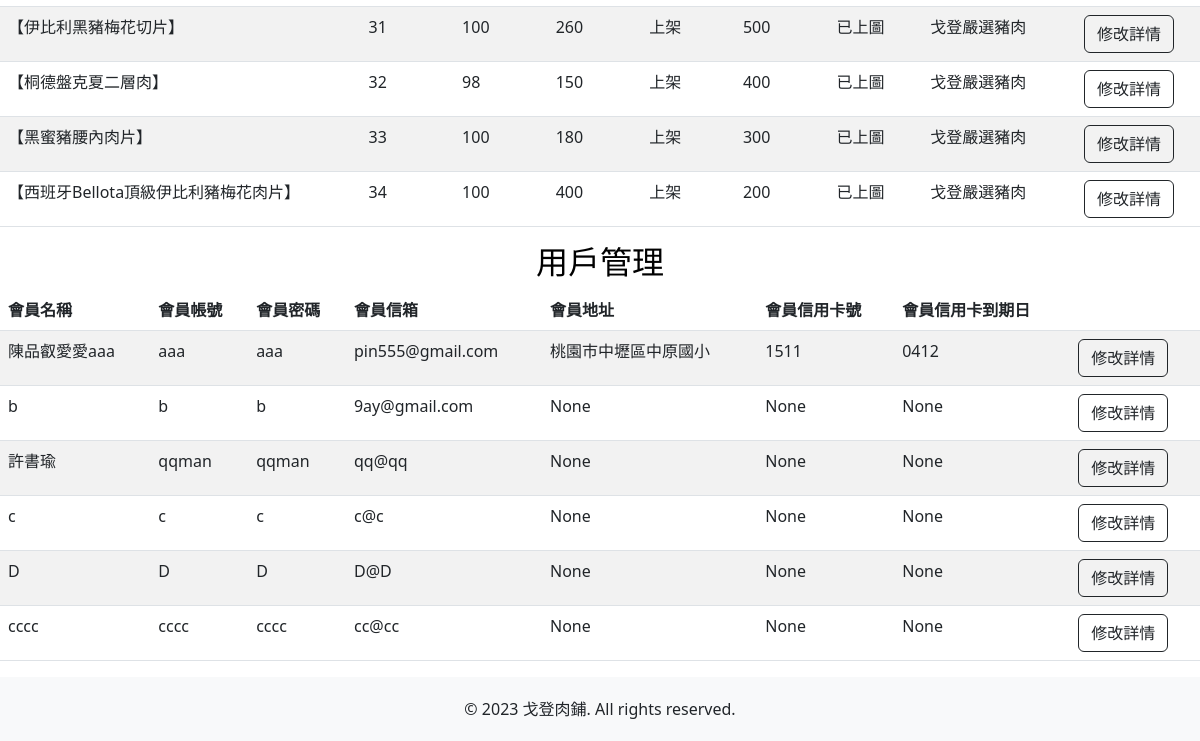
The app's page /dashboard/ (lower part), older data.
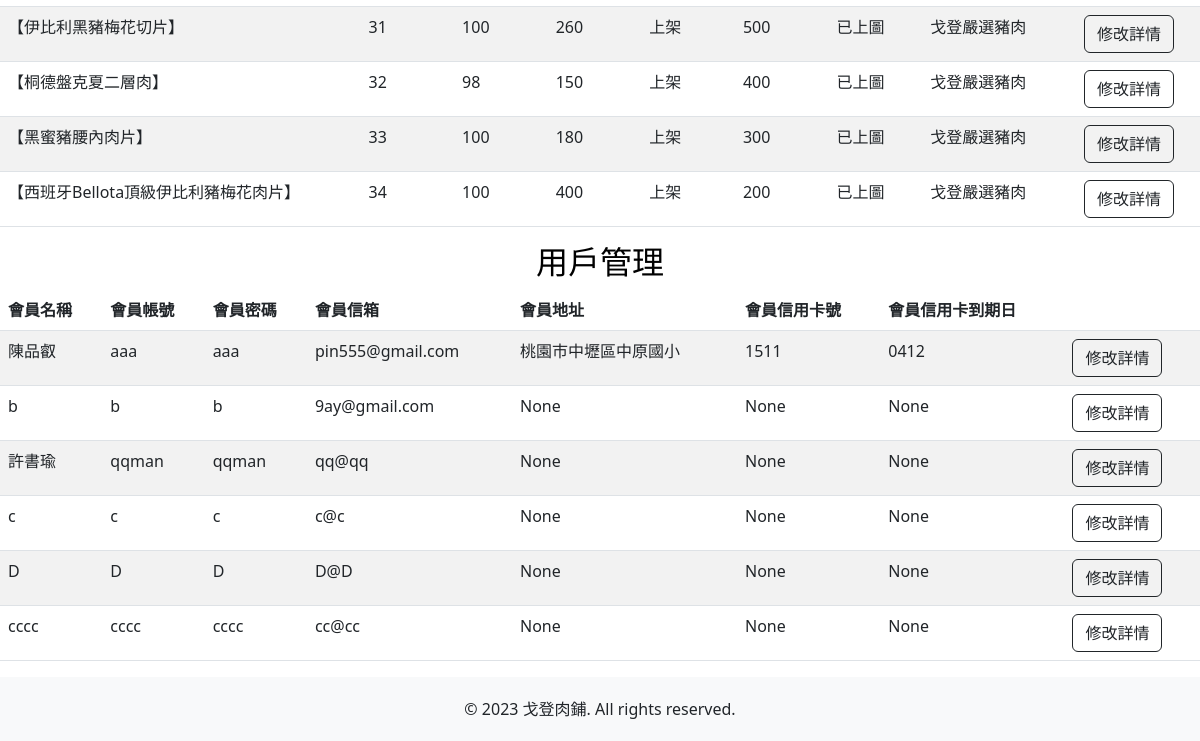
The same page, newer data.
### mywebsite/models.py (models this page shows)
class member(models.Model):
    MID = models.AutoField('會員編號', primary_key=True)
    MName = models.CharField('會員姓名', max_length=20, null=False)
    MPhone = models.CharField('會員電話', max_length=50, null=False)
    MPW = models.CharField('會員密碼', max_length=20, null=False)
    MAccount = models.CharField('會員帳號', max_length=50, null=False)
    MEmail = models.CharField('會員信箱', max_length=100, null=False)
    MAddr = models.CharField('會員地址', max_length=100, null=True)
    MVISA = models.CharField('會員信用卡號', max_length=100, null=True)
    MCK = models.CharField('信用卡到期日', max_length=100, null=True)

### mywebsite/views.py (the view)
# urls.py: path('dashboard/', views.dashboard_view),
def dashboard_view(request):
    d = product.objects.all()
    mem = member.objects.all()
    return render(request, 'dashboard.html', locals())

### templates/dashboard.html (shortened to what this page needs)
<!DOCTYPE html>
<html>
  <head>
    <link href="https://cdn.jsdelivr.net/npm/bootstrap@5.3.0-alpha3/dist/css/bootstrap.min.css" rel="stylesheet">
    {% load static %}
    <link href="{% static 'css/styles.css'%}" rel="stylesheet" />
    <link rel="stylesheet" href="https://use.fontawesome.com/releases/v5.6.3/css/all.css"
>
</head>
<body id="page-top">
      <div class="test">
        <div class="table-responsive">
          <table class="table table-striped table-hover table-custom">
            <tbody>
              {% for detail in d %}
              <tr>
                <form action="/edit_view/" method="POST">
                  <td>{{ detail.PName }}</td>
                  <td>{{ detail.PID }}</td>
                  <td>{{ detail.Pnum }}</td>
                  <td>{{ detail.PPrice }}</td>
                  <td>
                    {% if detail.PStatus == 'IN_STOCK' %}
                      <span class="category">上架</span>
                    {% elif detail.PStatus == 'OUT_OF_STOCK' %}
                      <span class="category">下架</span>
                    {% elif detail.PStatus == 'UNAVAILABLE' %}
                      <span class="category special-cell">缺貨</span>
                    {% endif %}
                  </td>
                  <td>{{ detail.Pspec }}</td>
                  <td>
                    {% if detail.PPhoto %}
                    已上圖
                    {% else %}
                    暫無
                    {% endif %}
                  </td>
                  <td>
                    {% if detail.PCategory == 'beef' %}
                      <span class="category">日本A5和專賣區</span>
                    {% elif detail.PCategory == 'pork' %}
                      <span class="category">戈登嚴選豬肉</span>
                    {% elif detail.PCategory == 'seafood' %}
                      <span class="category">戈登經典海鮮</span>
                    {% endif %}
                  </td>
                  <td>
                    <button type="submit" class="btn btn-outline-dark">修改詳情</button>
                  </td>
                </form>
              </tr>
              {% endfor %}
            </tbody>
          </table>
        </div>
      </div>
      <div id="member">
        <div class="color-block h2-with-border">
          <h2 class="tit rounded">用戶管理</h2>
        </div>
        <div class="table-responsive">
          <table class="table table-striped table-hover table-custom">
            <thead class="thead-dark">
              <tr class="hover-bg">
                <th>會員名稱</th>
                <th>會員帳號</th>
                <th>會員密碼</th>
                <th>會員信箱</th>
                <th>會員地址</th>
                <th>會員信用卡號</th>
                <th>會員信用卡到期日</th>
                <th></th>
              </tr>
            </thead>
            <tbody>
              {% for m in mem %}
              <tr>
                <form action="/m_e_view/" method="POST">
                  <td>{{ m.MName }}</td>
                  <td>{{ m.MAccount }}</td>
                  <td>{{ m.MPW }}</td>
                  <td>{{ m.MEmail }}</td>
                  <td>{{ m.MAddr }}</td>
                  <td>{{ m.MVISA }}</td>
                  <td>{{ m.MCK }}</td>
                  <td>
                    <input type="submit" value="修改詳情" class="btn btn-outline-dark">
                  </td>
                </form>
              </tr>
              {% endfor %}
            </tbody>
          </table>
        </div>
      </div>
    <footer class="footer">
      <div class="container">
        <span>© 2023 戈登肉鋪. All rights reserved.</span>
      </div>
    </footer>
</body>
</html>

Row changes from the older to the newer data that the page shows:
changed member "aaa": MName "陳品叡愛愛aaa" → "陳品叡"
